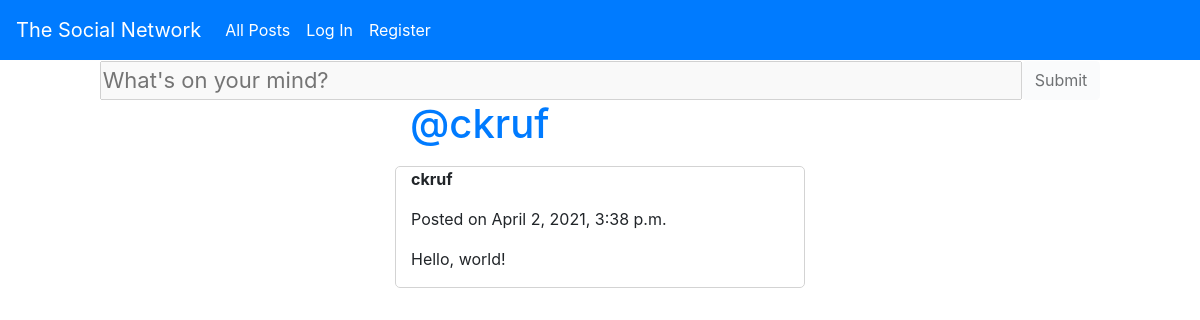
Page /user/ckruf on the earlier database version.
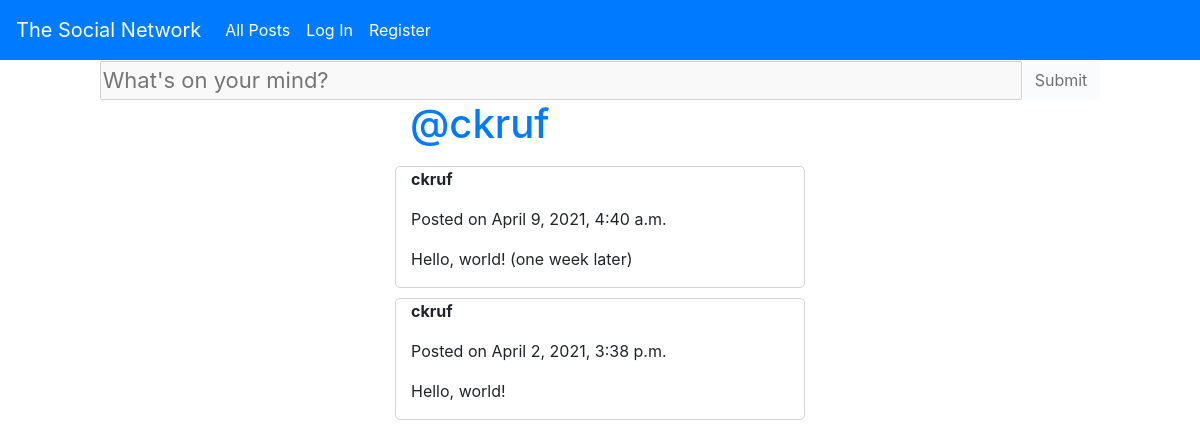
Same page on the later database version.
### network/models.py (models this page shows, shortened)
class Post(models.Model):
    content = models.CharField(max_length=140)
    author = models.ForeignKey(User, on_delete=models.CASCADE, related_name="posts")
    created = models.DateTimeField(auto_now_add=True)

class User(AbstractUser):
    profileurl = models.CharField(max_length=32, blank=False, unique=True)
    bio = models.TextField(max_length=140, blank=True)

### network/views.py (the view)
# urls.py: path("user/<str:profileurl>", views.userprofile, name="profile"),
def userprofile(request, profileurl):
    if request.method == "GET":
        try:
            u = User.objects.get(profileurl=profileurl)
            return render(request, "network/profile.html", {
                "profileowner": u,
                "postform": NewPostForm(auto_id=False),
                "posts": Post.objects.filter(author=u).order_by('-created')
            })
        except ObjectDoesNotExist:
            return render(request, "network/usernonexist.html")

### network/models.py
class NewPostForm(ModelForm):
    class Meta:
        model = Post
        fields = ['content']
        widgets = {
            'content' : Textarea(attrs={'cols':65, 'rows':1, 'style':'resize:none; font-size:22px; overflow: hidden;', 'id':'posttextfield', 'placeholder':"What's on your mind?", 'disabled':''}),
        }
        labels = {
            'content': (''),
        }

### network/templates/network/profile.html
{% extends "network/layout.html" %}
{% block body %}
<div class="row justify-content-center">
    <div class="col-4">
        <h1><a href="/user/{{profileowner.profileurl}}">@{{profileowner.username}}</a></h1>
    </div>
</div>
    {% for post in posts %}
        <div class="row justify-content-center">
            <div class="col-4 post" id="post{{ post.id }}">
                <p class="postauthor"><strong>{{ post.author }}</strong></p>
                <p class="posttime">Posted on {{ post.created }}</p>
                <p class="postcontent">{{ post.content }}</p>
            </div>
        </div>
    {% endfor %}
{% endblock %}

Differences in the rows shown:
added Post: author "ckruf", created "April 9, 2021, 4:40 a.m.", content "Hello, world! (one week later)"
